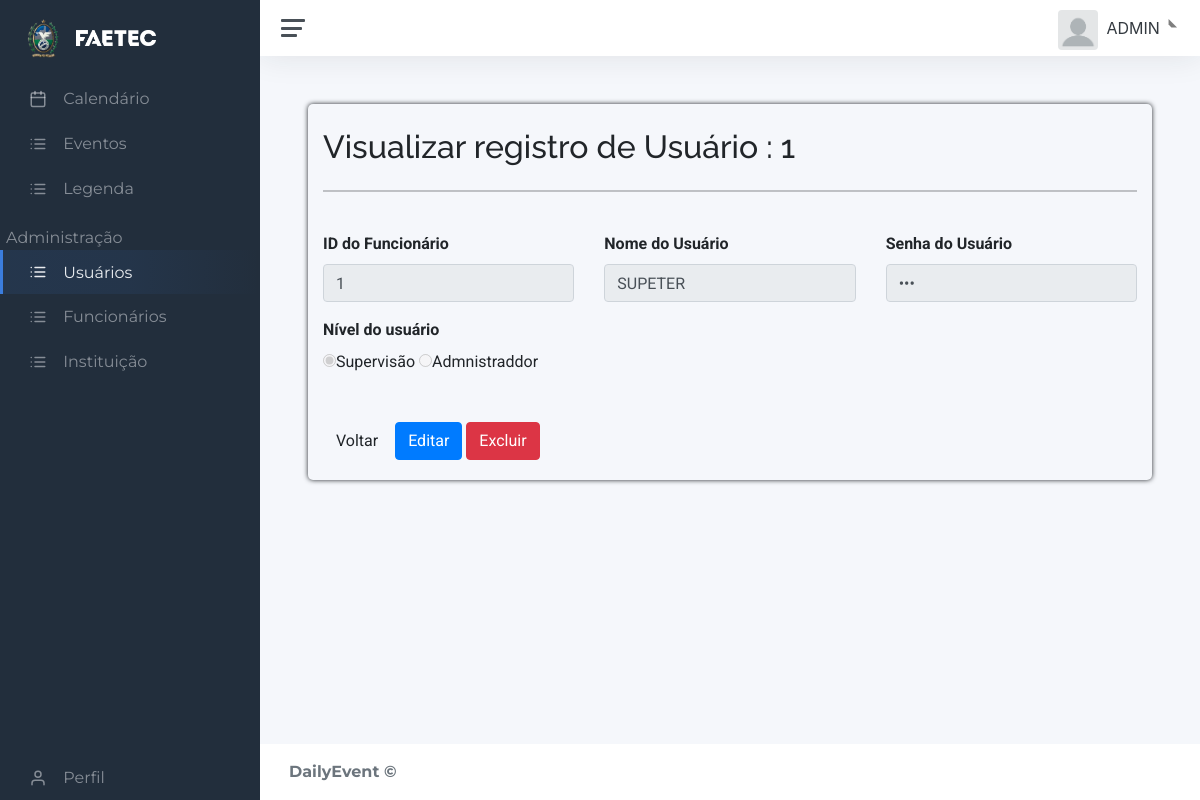
Page /static/dash.php?page=view_usu&id_func=1 (signed in) on the committed database.
### tables this page shows
CREATE TABLE IF NOT EXISTS `usuarios` (
  `id_func` int(11) NOT NULL,
  `usuario` varchar(25) DEFAULT NULL,
  `senha` varchar(40) DEFAULT NULL,
  `nivel` int(1) unsigned DEFAULT 1,
  `foto_perfil` varchar(100) DEFAULT NULL,
  `ativo` int(11) DEFAULT NULL,
  PRIMARY KEY (`id_func`) USING BTREE,
  UNIQUE KEY `usuario` (`usuario`) USING BTREE,
  KEY `nivel` (`nivel`) USING BTREE,
  CONSTRAINT `FK_usuarios_funcionario` FOREIGN KEY (`id_func`) REFERENCES `funcionario` (`id_func`) ON DELETE CASCADE ON UPDATE CASCADE
);

### static/contents/usuario/view_usu.php (the view, shortened to what this page needs)
<?php
	$id_func = (int) $_GET['id_func'];
	$sql = mysqli_query($con, "select * from usuarios where id_func = '".$id_func."';");
	$row = mysqli_fetch_array($sql);
?>
<div id="main" class="titulo container-fluid">
 	<div id="top" class="row">
		<div class="td-titulo col-md-11">
			<h2 class="page-header">Visualizar registro de Usuário : <?php echo $id_func;?></h2>
		</div>
	</div>
	<hr>
	<br>
	<div class="row">
		<div class="form-group col-md-4">
			<label class="font-info" for="id_func"><strong>ID do Funcionário</strong></label>
			<input type="text" class="form-control" name="id_func" value="<?php echo $row["id_func"];?>" readonly>
		</div>
		<div class="form-group col-md-4">
			<label class="font-info" for="usuario"><strong>Nome do Usuário</strong></label>
			<input type="text" name="usuario" class="form-control" id="usuario" value="<?php echo $row["usuario"];?>" readonly>
		</div>
		<div class="form-group col-md-4">
			<label class="font-info" for="senha"><strong>Senha do Usuário</strong></label>
			<input type="password" class="form-control" name="senha" value="<?php echo $row["senha"];?>" readonly>
		</div>
	</div>
		<div class="row">
			<div class="form-group col-md-4">
				<label class="font-info" for="nivel"><strong>Nível do usuário</strong></label><br>
				<label class="font-info" class="radio-inline">
				<input  type="radio" name="nivel" value="2" <?php if($row["nivel"]==1){echo "checked";}else{}?>  disabled>Supervisão
				</label>
				<label class="font-info" class="radio-inline">
				<input  type="radio" name="nivel" value="3" <?php if($row["nivel"]==2){echo "checked";}else{}?> disabled >Admnistraddor
				</label>
			</div>
		</div>
		<br>
		<div id="actions" class="row">
		<div class="col-md-12">
			<a href="?page=lista_usu" class="btn btn-default">Voltar</a>
				<?php echo "<a href=?page=edit_usu&id_func=".$row['id_func']." class='btn btn-primary'>Editar</a>";?>
				<?php echo "<a href=?page=excluir_usu&id_func=".$row['id_func']." class='btn btn-danger'>Excluir</a>";?>
		</div>
		</div>
	</div>

### static/css/main.css (style rules this page uses)
.titulo { font-family: 'Roboto', sans-serif; }
.btn { font-family: 'Roboto', sans-serif; font-size: 15px; }
.td-titulo { font-family: 'Raleway', sans-serif; }
.font-info { font-family: 'Roboto', sans-serif; }
.titulo { border-radius: 5px; box-shadow: 0px 0px 5px; padding-left: 30px; padding-bottom: 20px; }

### rows in the picture
usuarios: id_func "1", usuario "SUPETER", nivel "☑ Supervisão", nivel "☐ Admnistraddor"

### other values in the picture
$_SESSION['UsuarioNome'] "ADMIN"
$id_func "1"
